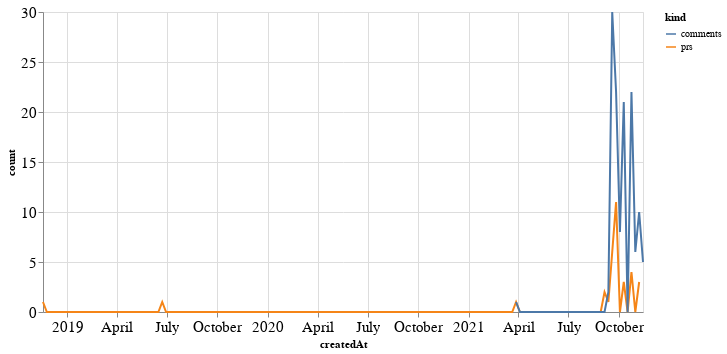

Write notebook code for a chart like this one.
### Code cell
alt.Chart(total_time, width=600).mark_line().encode(
    x='createdAt',
    y='count',
    color='kind'
)

### Figure 1 — Vega-Lite specification as saved in the notebook (floating-point values rounded to 4 significant figures; data arrays with more than 128 entries replaced by an {"elided": "..."} marker saying what was removed)
{"config": {"axisLeft": {"labelFontSize": 15}, "axisBottom": {"labelFontSize": 15}}, "data": {"name": "data-190f246ee1b1bf68d1fd7c51982c9eb9"}, "mark": "line", "encoding": {"color": {"type": "nominal", "field": "kind"}, "x": {"type": "temporal", "field": "createdAt"}, "y": {"type": "quantitative", "field": "count"}}, "width": 600, "$schema": "https://vega.github.io/schema/vega-lite/v4.8.1.json", "datasets": {"data-190f246ee1b1bf68d1fd7c51982c9eb9": {"elided": "314 records"}}}
